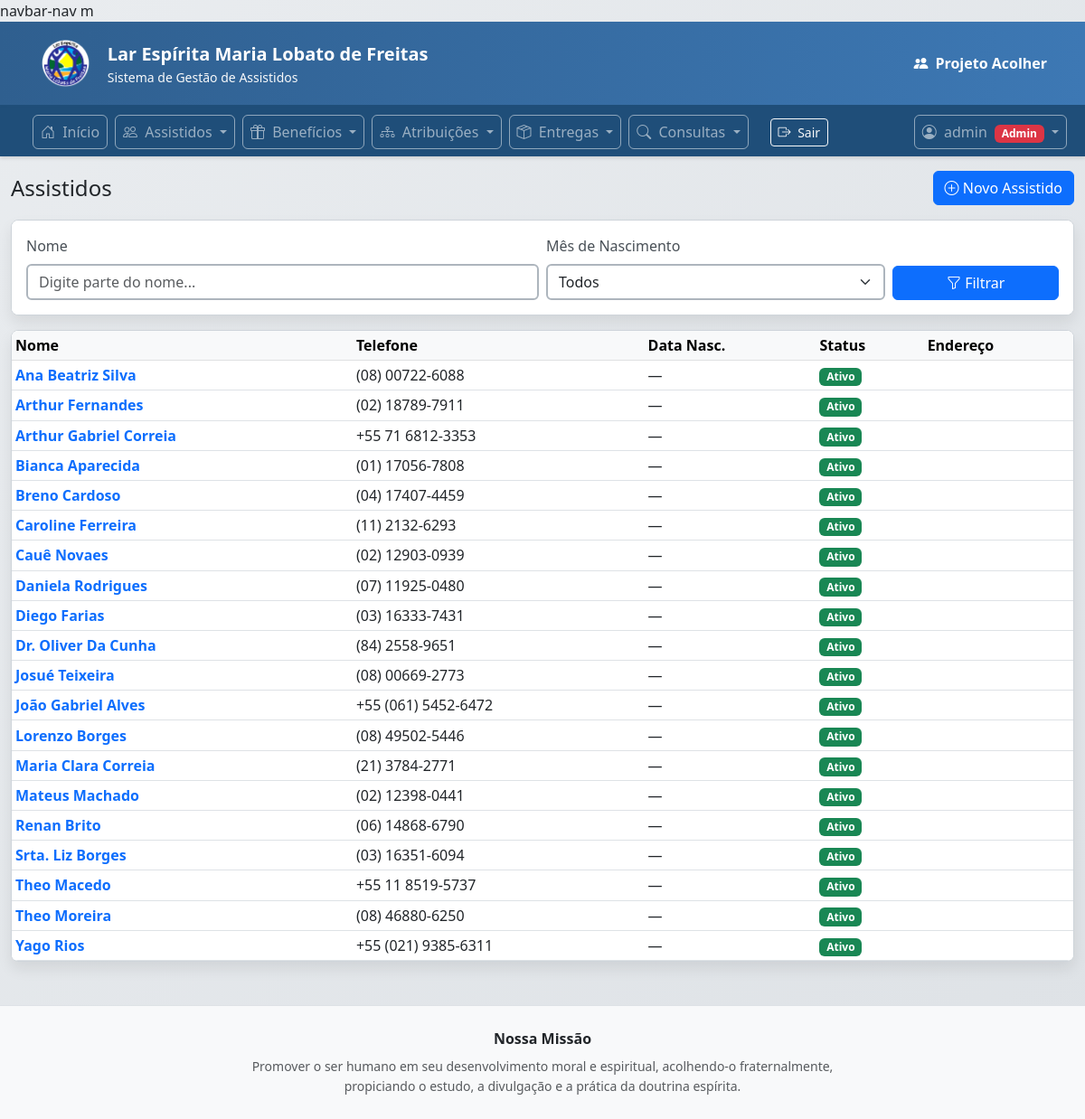
/operacoes/assistidos/ (signed in), run on the app's committed database.
### apps/assistidos/models.py (models this page shows, shortened)
class Assistido(models.Model):
    id = models.UUIDField(primary_key=True, default=uuid.uuid4, editable=False)
    codigo = models.CharField(max_length=30, unique=True, blank=True, null=True)
    nome = models.CharField(max_length=120)
    cpf = models.CharField(max_length=11, blank=True, null=True, unique=True,verbose_name="CPF")
    data_nascimento = models.DateField(blank=True, null=True)
    telefone = models.CharField(max_length=30, blank=True)
    logradouro = models.CharField(max_length=120, blank=True)
    numero = models.CharField(max_length=20, blank=True)
    complemento = models.CharField(max_length=80, blank=True)
    bairro = models.CharField(max_length=80, blank=True)
    cidade = models.CharField(max_length=80, blank=True)
    uf = models.CharField(max_length=2, blank=True,verbose_name="UF")
    cep = models.CharField(max_length=9, blank=True,verbose_name="CEP")
    sit_trabalho = models.CharField(
        max_length=20, choices=SituacaoTrabalho.choices,
        default=SituacaoTrabalho.NAO_INFORMADO
    )
    responsavel_renda = models.CharField(
        max_length=20, choices=ResponsavelRenda.choices,
        default=ResponsavelRenda.NAO_INFORMADO
    )
    faixa_renda = models.CharField(
        max_length=20, choices=FaixaRenda.choices,
        default=FaixaRenda.NAO_INFORMADO
    )
    tipo_moradia = models.CharField(
        max_length=20, choices=TipoMoradia.choices,
        default=TipoMoradia.NAO_INFORMADO
    )
    material_moradia = models.CharField(
        max_length=20, choices=MaterialMoradia.choices,
        default=MaterialMoradia.NAO_INFORMADO
    )
    area_risco = models.CharField(
        max_length=20, choices=TriSimNao.choices,
        default=TriSimNao.NAO_INFORMADO
    )
    sabe_ler_escrever = models.CharField(
        max_length=20, choices=TriSimNao.choices,
        default=TriSimNao.NAO_INFORMADO
    )
    escolaridade = models.CharField(
        max_length=30, choices=Escolaridade.choices,
        default=Escolaridade.NAO_INFORMADO
    )
    diabetes = models.CharField(max_length=20, choices=TriSimNao.choices, default=TriSimNao.NAO_INFORMADO)
    pressao_alta = models.CharField(max_length=20, choices=TriSimNao.choices, default=TriSimNao.NAO_INFORMADO)
    medic_uso_continuo = models.CharField(max_length=20, choices=TriSimNao.choices, default=TriSimNao.NAO_INFORMADO)
    doenca_permanente = models.CharField(max_length=20, choices=TriSimNao.choices, default=TriSimNao.NAO_INFORMADO)
    data_inicio_apoio = models.DateField(blank=True, null=True,verbose_name="Ingresso no Programa")
    status = models.CharField(max_length=10, choices=StatusCadastro.choices, default=StatusCadastro.ATIVO)
    data_inativacao = models.DateField(blank=True, null=True)
    motivo_inativacao = models.CharField(max_length=200, blank=True)
    criado_em = models.DateTimeField(auto_now_add=True)
    class Meta:
        ordering = ["nome"]
    @property
    def endereco_resumo(self):
        partes = []
        if self.logradouro:
            log = self.logradouro.title()
            if self.numero:
                log = f"{log}, {self.numero}"
            partes.append(log)
        if self.cep:
            partes.append(f"CEP {self.cep_formatado}")
        return " • ".join(partes)
    @property
    def telefone_formatado(self):
        tel = "".join(c for c in (self.telefone or "") if c.isdigit())
        if len(tel) == 10:  # (DD) XXXX-XXXX
            return f"({tel[:2]}) {tel[2:6]}-{tel[6:]}"
        if len(tel) == 11:  # (DD) XXXXX-XXXX
            return f"({tel[:2]}) {tel[2:7]}-{tel[7:]}"
        return self.telefone or ""

### apps/operacoes/assistidos/views.py (the view)
# urls.py: path("", views.lista_assistidos, name="assistidos_lista"),
@login_required
def lista_assistidos(request):
    if not pode_ver(request.user):
        return HttpResponseForbidden("Sem permissão.")
    qs = Assistido.objects.all()
    q_nome = (request.GET.get("nome") or "").strip()
    mes = (request.GET.get("mes") or "").strip()
    if q_nome:
        qs = qs.filter(nome__icontains=q_nome)
    if mes:
        qs = qs.filter(data_nascimento__month=int(mes))
    contexto = {
        "assistidos": qs,
        "pode_editar": pode_editar(request.user),
        "f_nome": q_nome,
        "f_mes": mes,
    }
    return render(request, "operacoes/assistidos/lista.html", contexto)

### apps/operacoes/context_processors.py (called while the page is built)
def operacoes_permissoes(request):
    user = getattr(request, "user", None)
    if user and user.is_authenticated:
        return {
            "pode_ver": pode_ver(user),
            "pode_editar": pode_editar(user),
            "pode_deletar": pode_deletar(user),
        }
    return {
        "pode_ver": False,
        "pode_editar": False,
        "pode_deletar": False,
    }

### apps/operacoes/permissoes.py (called while the page is built)
def is_consultor(user):
    return user.groups.filter(name="Consultor").exists()

def is_supervisor(user):
    return user.groups.filter(name="Supervisor").exists()

def is_operador(user):
    return user.groups.filter(name="Operador").exists()

def pode_ver(user):
    return is_consultor(user) or is_operador(user) or is_supervisor(user) or user.is_superuser

def pode_editar(user):
    return is_operador(user) or is_supervisor(user) or user.is_superuser

def pode_deletar(user):
    return is_supervisor(user) or user.is_superuser

### apps/operacoes/templates/operacoes/assistidos/lista.html (shortened to what this page needs)
{% extends "operacoes/base.html" %}
{% block content %}
<div class="d-flex justify-content-between align-items-center mb-3">
  <h1 class="h4 mb-0">Assistidos</h1>
  {% if pode_editar %}
    <a class="btn btn-primary"
       href="{% url 'assistidos:assistido_create' %}">
       <i class="bi bi-plus-circle"></i> Novo Assistido
    </a>
  {% endif %}
</div>
<form method="get" class="card shadow-sm mb-3">
  <div class="card-body">
    <div class="row g-2 align-items-end">
      <div class="col-md-6">
        <label class="form-label">Nome</label>
        <input type="text"
               name="nome"
               value="{{ f_nome }}"
               class="form-control"
               placeholder="Digite parte do nome...">
      </div>
      <div class="col-md-4">
        <label class="form-label">Mês de Nascimento</label>
        <select name="mes" class="form-select">
          <option value="">Todos</option>
        </select>
      </div>
      <div class="col-md-2 d-grid">
        <button class="btn btn-primary" type="submit">
          <i class="bi bi-funnel"></i> Filtrar
        </button>
      </div>
    </div>
  </div>
</form>
<div class="card shadow-sm">
  <div class="card-body p-0">
    <div class="table-responsive">
      <table class="table table-sm table-hover align-middle mb-0">
        <thead class="table-light">
          <tr>
            <th>Nome</th>
            <th>Telefone</th>
            <th>Data Nasc.</th>
            <th>Status</th>
            <th>Endereço</th>
          </tr>
        </thead>
        <tbody>
          {% for a in assistidos %}
          <tr>
            <td>
              <a class="fw-semibold text-decoration-none"
                 href="{% url 'assistidos:assistido_detail' a.id %}">
                 {{ a.nome|title }}
              </a>
            </td>
            <td>
              {{ a.telefone_formatado|default:"—" }}
            </td>
            <td>
              {% if a.data_nascimento %}
                {{ a.data_nascimento|date:"d/m/Y" }}
              {% else %}
                —
              {% endif %}
            </td>
            <td>
              {% if a.status == "ATIVO" %}
                <span class="badge text-bg-success">Ativo</span>
              {% else %}
                <span class="badge text-bg-secondary">Inativo</span>
              {% endif %}
            </td>
            <td class="text-muted">
            </td>
          </tr>
          {% empty %}
          <tr>
            <td colspan="5" class="text-center text-muted p-4">
              Nenhum assistido cadastrado.
            </td>
          </tr>
          {% endfor %}
        </tbody>
      </table>
    </div>
  </div>
</div>
{% endblock %}

### apps/operacoes/templates/operacoes/base.html (shortened to what this page needs)
<!DOCTYPE html>
<html lang="pt-br">
{% load static %}
<head>
    <link href="https://cdn.jsdelivr.net/npm/bootstrap@5.3.0/dist/css/bootstrap.min.css" rel="stylesheet">
    <link rel="stylesheet" href="https://cdn.jsdelivr.net/npm/bootstrap-icons@1.10.0/font/bootstrap-icons.css">
</head>
navbar-nav m<body>
    <div class="header-institucional">
        <div class="container py-3">
            <div class="d-flex align-items-center justify-content-between flex-wrap gap-2">
                <div class="d-flex align-items-center gap-3">
                    <img src="{% static 'img/logo.png' %}"
                         alt="Lar Espírita Maria Lobato de Freitas"
                         style="height:60px; width:auto;">
                    <div>
                        <div class="fw-semibold fs-5 text-white">
                            Lar Espírita Maria Lobato de Freitas
                        </div>
                        <div class="small text-light">
                            Sistema de Gestão de Assistidos
                        </div>
                    </div>
                </div>
                <a class="brand-link fw-bold text-white d-inline-flex align-items-center"
                   href="{% url 'operacoes_home' %}">
                    <i class="bi bi-people-fill me-2"></i>
                    Projeto Acolher
                </a>
            </div>
        </div>
    </div>
    <nav class="navbar navbar-expand-lg navbar-dark navbar-institucional">
        <div class="container-fluid">
            <div class="collapse navbar-collapse" id="navbarMain">
                <ul class="navbar-nav ms-4 me-auto">
                    <li class="nav-item">
                        <a class="nav-link" href="{% url 'operacoes_home' %}">
                            <i class="bi bi-house-door me-1"></i> Início
                        </a>
                    </li>
                    {% if user.is_authenticated and pode_ver %}
                    <li class="nav-item dropdown">
                        <a class="nav-link dropdown-toggle" href="#" role="button" data-bs-toggle="dropdown"
                            aria-expanded="false">
                            <i class="bi bi-people me-1"></i> Assistidos
                        </a>
                    </li>
                    {% endif %}
                    {% if user.is_authenticated and pode_ver %}
                    <li class="nav-item dropdown">
                        <a class="nav-link dropdown-toggle" href="#" role="button" data-bs-toggle="dropdown"
                            aria-expanded="false">
                            <i class="bi bi-gift me-1"></i> Benefícios
                        </a>
                    </li>
                    {% endif %}
                    {% if user.is_authenticated and pode_ver %}
                    <li class="nav-item dropdown">
                        <a class="nav-link dropdown-toggle" href="#" role="button" data-bs-toggle="dropdown"
                            aria-expanded="false">
                            <i class="bi bi-diagram-3 me-1"></i> Atribuições
                        </a>
                    </li>
                    {% endif %}
                    {% if user.is_authenticated and pode_ver %}
                    <li class="nav-item dropdown">
                        <a class="nav-link dropdown-toggle" href="#" role="button" data-bs-toggle="dropdown"
                            aria-expanded="false">
                            <i class="bi bi-box-seam me-1"></i> Entregas
                        </a>
                    </li>
                    {% endif %}
                    {% if user.is_authenticated and pode_ver %}
                    <li class="nav-item dropdown">
                        <a class="nav-link dropdown-toggle" href="#" role="button" data-bs-toggle="dropdown"
                            aria-expanded="false">
                            <i class="bi bi-search me-1"></i> Consultas
                        </a>
                    </li>
                    <li class="nav-item d-flex align-items-center ms-3">
                        <form method="post" action="/accounts/logout/" class="m-0">
                            <button type="submit" class="btn btn-outline-light btn-sm">
                                <i class="bi bi-box-arrow-right me-1"></i> Sair
                            </button>
                        </form>
                    </li>
                    {% endif %}
                </ul>
                <ul class="navbar-nav">
                    {% if user.is_authenticated %}
                    <li class="nav-item dropdown">
                        <a class="nav-link dropdown-toggle" href="#" role="button" data-bs-toggle="dropdown"
                            aria-expanded="false">
                            <i class="bi bi-person-circle me-1"></i> {{ user.username }}
                            {% if user.is_superuser %}
                            <span class="badge bg-danger ms-1">Admin</span>
                            {% elif pode_deletar %}
                            <span class="badge bg-success ms-1">Gestor</span>
                            {% elif pode_editar %}
                            <span class="badge bg-secondary ms-1">Operador</span>
                            {% elif pode_ver %}
                            <span class="badge bg-info text-dark ms-1">Consultor</span>
                            {% endif %}
                        </a>
                    </li>
                    {% else %}
                    <li class="nav-item">
                        <a class="nav-link" href="/accounts/login/">
                            <i class="bi bi-box-arrow-in-right me-1"></i> Entrar
                        </a>
                    </li>
                    {% endif %}
                </ul>
            </div>
        </div>
    </nav>
    <div class="container-fluid mt-3">
        {% block content %}
        {% endblock %}
    </div>
    <footer class="mt-5 border-top bg-light">
        <div class="container py-4 text-center">
            <div class="fw-semibold mb-2">Nossa Missão</div>
            <div class="col-lg-8 col-xl-7 mx-auto small text-muted" style="line-height:1.6;">
                Promover o ser humano em seu desenvolvimento moral e espiritual,
                acolhendo-o fraternalmente, propiciando o estudo, a divulgação
                e a prática da doutrina espírita.
            </div>
        </div>
    </footer>
</body>
</html>

### apps/operacoes/templates/operacoes/base.html (style rules this page uses)
body { background: linear-gradient(135deg, #e9ecef 0%, #dee2e6 100%) !important; min-height: 100vh; }
.container-fluid { background-color: transparent !important; }
.container-fluid .card { background-color: #ffffff !important; border: 1px solid #ced4da !important; box-shadow: 0 0.5rem 1rem rgba(0, 0, 0, 0.08) !important; border-radius: 0.5rem !important; overflow: hidden; }
.card-body { background-color: #ffffff !important; }
.form-control, .form-select, textarea.form-control { border: 2px solid #adb5bd !important; background-color: #ffffff !important; }
.form-label { color: #495057; font-weight: 500; }
.header-institucional { background: linear-gradient(90deg, #2f5f8f 0%, #3d78b4 100%); border-bottom: 3px solid #1f4e79; }
.header-institucional .brand-link { text-decoration: none; }
.navbar-institucional { background-color: #1f4e79; box-shadow: 0 2px 4px rgba(0, 0, 0, .12); }
.navbar .nav-link { border: 1px solid rgba(255,255,255,0.5); border-radius: 6px; margin-right: 8px; padding: 6px 14px; transition: all 0.2s ease; }

### data on the page
Assistido: nome "Ana Beatriz Silva", telefone_formatado "(08) 00722-6088", status "Ativo"
Assistido: nome "Arthur Fernandes", telefone_formatado "(02) 18789-7911", status "Ativo"
Assistido: nome "Arthur Gabriel Correia", telefone_formatado "+55 71 6812-3353", status "Ativo"
Assistido: nome "Bianca Aparecida", telefone_formatado "(01) 17056-7808", status "Ativo"
Assistido: nome "Breno Cardoso", telefone_formatado "(04) 17407-4459", status "Ativo"
Assistido: nome "Caroline Ferreira", telefone_formatado "(11) 2132-6293", status "Ativo"
Assistido: nome "Cauê Novaes", telefone_formatado "(02) 12903-0939", status "Ativo"
Assistido: nome "Daniela Rodrigues", telefone_formatado "(07) 11925-0480", status "Ativo"
Assistido: nome "Diego Farias", telefone_formatado "(03) 16333-7431", status "Ativo"
Assistido: nome "Dr. Oliver Da Cunha", telefone_formatado "(84) 2558-9651", status "Ativo"
Assistido: nome "Josué Teixeira", telefone_formatado "(08) 00669-2773", status "Ativo"
Assistido: nome "João Gabriel Alves", telefone_formatado "+55 (061) 5452-6472", status "Ativo"
Assistido: nome "Lorenzo Borges", telefone_formatado "(08) 49502-5446", status "Ativo"
Assistido: nome "Maria Clara Correia", telefone_formatado "(21) 3784-2771", status "Ativo"
Assistido: nome "Mateus Machado", telefone_formatado "(02) 12398-0441", status "Ativo"
Assistido: nome "Renan Brito", telefone_formatado "(06) 14868-6790", status "Ativo"
Assistido: nome "Srta. Liz Borges", telefone_formatado "(03) 16351-6094", status "Ativo"
Assistido: nome "Theo Macedo", telefone_formatado "+55 11 8519-5737", status "Ativo"
Assistido: nome "Theo Moreira", telefone_formatado "(08) 46880-6250", status "Ativo"
Assistido: nome "Yago Rios", telefone_formatado "+55 (021) 9385-6311", status "Ativo"

### other printed values
{{ user.username }} "admin"
